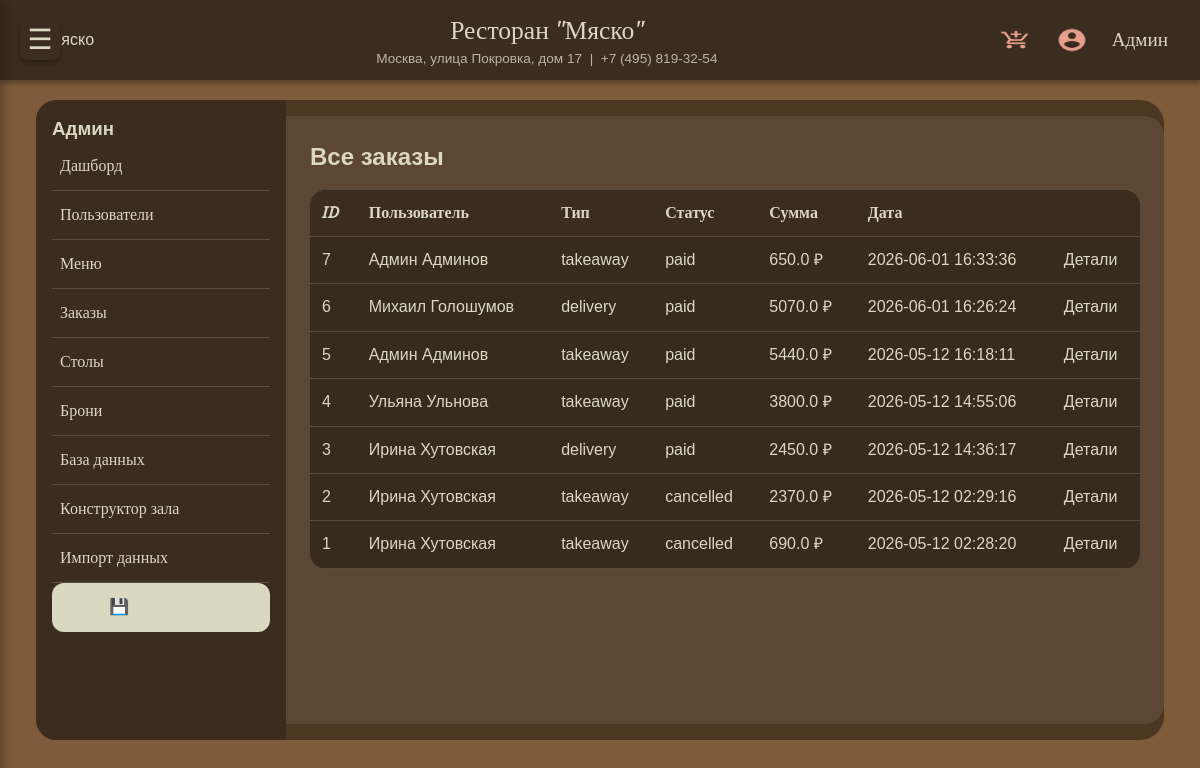
The app's page /admin/orders (signed in), older data.
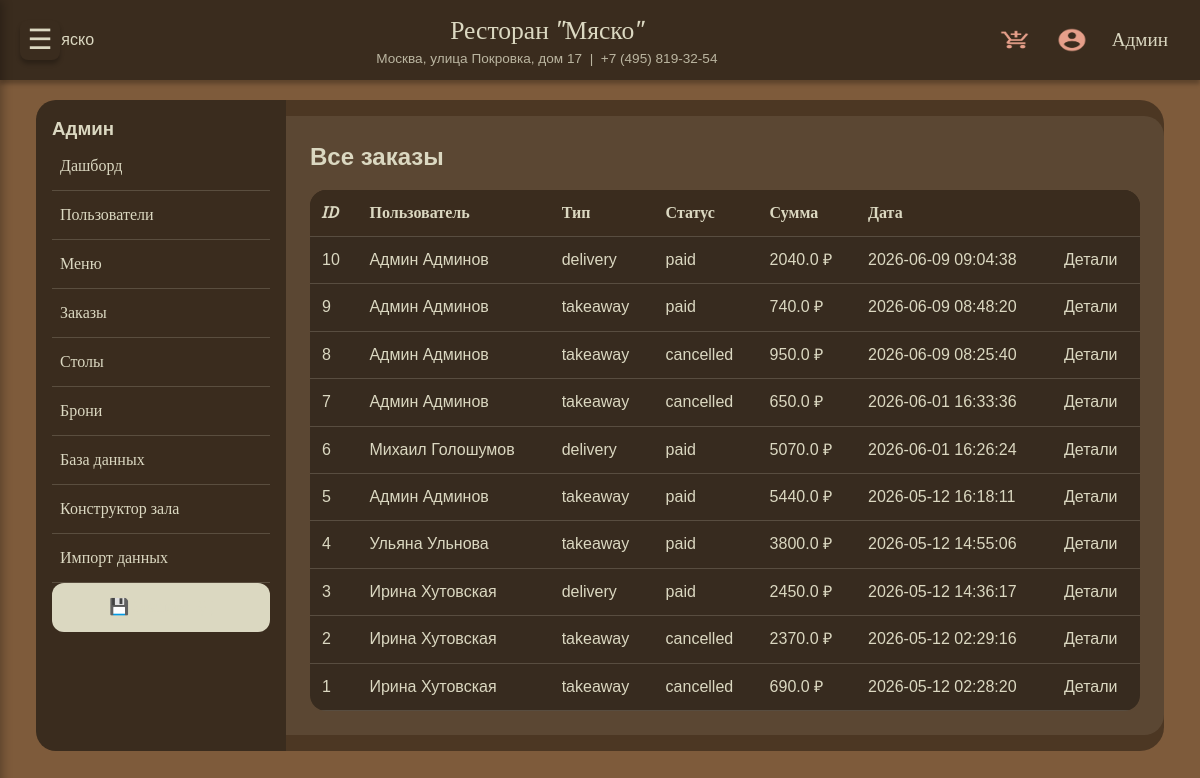
The same page, newer data.
### tables this page shows
CREATE TABLE orders (
                id INTEGER PRIMARY KEY AUTOINCREMENT,
                user_id INTEGER,
                order_type TEXT NOT NULL,
                address TEXT,
                status TEXT DEFAULT 'created',
                total_price REAL,
                bonus_used INTEGER DEFAULT 0,
                payment_method TEXT DEFAULT 'card',
                created_at TEXT DEFAULT (datetime('now','localtime')),
                FOREIGN KEY (user_id) REFERENCES users(id)
            );

CREATE TABLE users (
                id INTEGER PRIMARY KEY AUTOINCREMENT,
                first_name TEXT NOT NULL,
                last_name TEXT NOT NULL,
                phone TEXT UNIQUE NOT NULL,
                email TEXT,
                password_hash TEXT NOT NULL,
                role TEXT DEFAULT 'user',
                bonus_points INTEGER DEFAULT 0
            );

### routers.py (the view)
@app.route('/admin/orders')
@role_required('admin', 'manager')
def admin_orders():
    with get_db() as conn:
        orders = conn.execute('''
            SELECT o.*, u.first_name, u.last_name
            FROM orders o JOIN users u ON o.user_id=u.id
            ORDER BY o.created_at DESC
        ''').fetchall()
    return render_template('admin_orders.html', orders=orders)

### models.py (called while the page is built)
def get_db():
    conn = sqlite3.connect(DATABASE)
    conn.row_factory = sqlite3.Row
    conn.execute("PRAGMA foreign_keys = ON")
    return conn

    @staticmethod
    def get(user_id):
        with get_db() as conn:
            row = conn.execute("SELECT * FROM users WHERE id=?", (user_id,)).fetchone()
        return User(row) if row else None

### routers.py (called while the page is built)
@app.context_processor
def inject_csrf():
    from flask_wtf.csrf import generate_csrf
    return dict(csrf_token=generate_csrf, csrf_token_value=generate_csrf())

@login_manager.user_loader
def load_user(user_id):
    return User.get(user_id)

def role_required(*roles):
    def decorator(f):
        @wraps(f)
        @login_required
        def decorated_function(*args, **kwargs):
            if current_user.role not in roles:
                flash('Недостаточно прав', 'error')
                return redirect(url_for('index'))
            return f(*args, **kwargs)
        return decorated_function
    return decorator

@app.before_request
def make_user_available():
    g.user = current_user if current_user.is_authenticated else None

### app/templates/admin_orders.html (shortened to what this page needs)
{% extends "admin_base.html" %}
{% block admin_content %}
<h2>Все заказы</h2>
<table class="admin-table">
    <thead><tr><th>ID</th><th>Пользователь</th><th>Тип</th><th>Статус</th><th>Сумма</th><th>Дата</th><th></th></tr></thead>
    <tbody>
    {% for order in orders %}
    <tr>
        <td>{{ order.id }}</td>
        <td>{{ order.first_name }} {{ order.last_name }}</td>
        <td>{{ order.order_type }}</td>
        <td><span class="status-badge status-{{ order.status }}">{{ order.status }}</span></td>
        <td>{{ order.total_price }} ₽</td>
        <td>{{ order.created_at }}</td>
        <td><a href="{{ url_for('admin_order_detail', order_id=order.id) }}" class="btn-small">Детали</a></td>
    </tr>
    {% endfor %}
    </tbody>
</table>
{% endblock %}

Row changes from the older to the newer data that the page shows:
added orders: id "10", first_name "Админ", last_name "Админов", order_type "delivery", status "paid", total_price "2040.0", created_at "2026-06-09 09:04:38"
added orders: id "9", first_name "Админ", last_name "Админов", order_type "takeaway", status "paid", total_price "740.0", created_at "2026-06-09 08:48:20"
added orders: id "8", first_name "Админ", last_name "Админов", order_type "takeaway", status "cancelled", total_price "950.0", created_at "2026-06-09 08:25:40"
changed orders id 7: status "paid" → "cancelled"
